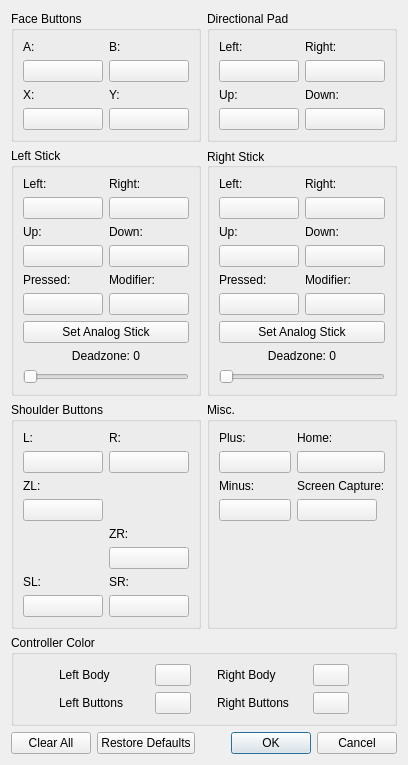
<?xml version="1.0" encoding="UTF-8"?>
<ui version="4.0">
 <class>ConfigureInputPlayer</class>
 <widget class="QDialog" name="ConfigureInputPlayer">
  <property name="geometry">
   <rect>
    <x>0</x>
    <y>0</y>
    <width>408</width>
    <height>731</height>
   </rect>
  </property>
  <property name="windowTitle">
   <string>Configure Input</string>
  </property>
  <layout class="QVBoxLayout" name="verticalLayout_5">
   <item>
    <layout class="QGridLayout" name="buttons">
     <item row="1" column="1">
      <widget class="QGroupBox" name="RStick">
       <property name="title">
        <string>Right Stick</string>
       </property>
       <property name="alignment">
        <set>Qt::AlignLeading|Qt::AlignLeft|Qt::AlignVCenter</set>
       </property>
       <property name="flat">
        <bool>false</bool>
       </property>
       <property name="checkable">
        <bool>false</bool>
       </property>
       <layout class="QGridLayout" name="gridLayout_5">
        <item row="1" column="1">
         <layout class="QVBoxLayout" name="buttonRStickDownVerticalLayout">
          <item>
           <layout class="QHBoxLayout" name="buttonRStickDownHorizontalLayout">
            <item>
             <widget class="QLabel" name="labelRStickDown">
              <property name="text">
               <string>Down:</string>
              </property>
             </widget>
            </item>
           </layout>
          </item>
          <item>
           <widget class="QPushButton" name="buttonRStickDown">
            <property name="text">
             <string/>
            </property>
           </widget>
          </item>
         </layout>
        </item>
        <item row="0" column="1">
         <layout class="QVBoxLayout" name="buttonRStickRightVerticalLayout">
          <item>
           <layout class="QHBoxLayout" name="buttonRStickRightHorizontalLayout">
            <item>
             <widget class="QLabel" name="labelRStickRight">
              <property name="text">
               <string>Right:</string>
              </property>
             </widget>
            </item>
           </layout>
          </item>
          <item>
           <widget class="QPushButton" name="buttonRStickRight">
            <property name="text">
             <string/>
            </property>
           </widget>
          </item>
         </layout>
        </item>
        <item row="3" column="0" colspan="2">
         <widget class="QPushButton" name="buttonRStickAnalog">
          <property name="text">
           <string>Set Analog Stick</string>
          </property>
         </widget>
        </item>
        <item row="0" column="0">
         <layout class="QVBoxLayout" name="buttonRStickLeftVerticalLayout">
          <item>
           <layout class="QHBoxLayout" name="buttonRStickLeftHorizontalLayout">
            <item>
             <widget class="QLabel" name="labelRStickLeft">
              <property name="text">
               <string>Left:</string>
              </property>
             </widget>
            </item>
           </layout>
          </item>
          <item>
           <widget class="QPushButton" name="buttonRStickLeft">
            <property name="text">
             <string/>
            </property>
           </widget>
          </item>
         </layout>
        </item>
        <item row="1" column="0">
         <layout class="QVBoxLayout" name="buttonRStickUpVerticalLayout">
          <item>
           <layout class="QHBoxLayout" name="buttonRStickUpHorizontalLayout">
            <item>
             <widget class="QLabel" name="labelRStickUp">
              <property name="text">
               <string>Up:</string>
              </property>
             </widget>
            </item>
           </layout>
          </item>
          <item>
           <widget class="QPushButton" name="buttonRStickUp">
            <property name="text">
             <string/>
            </property>
           </widget>
          </item>
         </layout>
        </item>
        <item row="2" column="0">
         <layout class="QVBoxLayout" name="buttonRStickPressedVerticalLayout">
          <item>
           <layout class="QHBoxLayout" name="buttonRStickPressedHorizontalLayout">
            <item>
             <widget class="QLabel" name="labelRStickPressed">
              <property name="text">
               <string>Pressed:</string>
              </property>
             </widget>
            </item>
           </layout>
          </item>
          <item>
           <widget class="QPushButton" name="buttonRStick">
            <property name="text">
             <string/>
            </property>
           </widget>
          </item>
         </layout>
        </item>
        <item row="2" column="1">
         <layout class="QVBoxLayout" name="buttonRStickModVerticalLayout">
          <item>
           <layout class="QHBoxLayout" name="buttonRStickModHorizontalLayout">
            <item>
             <widget class="QLabel" name="labelRStickMod">
              <property name="text">
               <string>Modifier:</string>
              </property>
             </widget>
            </item>
           </layout>
          </item>
          <item>
           <widget class="QPushButton" name="buttonRStickMod">
            <property name="text">
             <string/>
            </property>
           </widget>
          </item>
         </layout>
        </item>
        <item row="4" column="0" colspan="2">
         <layout class="QVBoxLayout" name="sliderRStickDeadzoneVerticalLayout">
          <item>
           <layout class="QHBoxLayout" name="sliderRStickDeadzoneHorizontalLayout">
            <item>
             <widget class="QLabel" name="labelRStickDeadzone">
              <property name="text">
               <string>Deadzone: 0</string>
              </property>
              <property name="alignment">
               <enum>Qt::AlignHCenter</enum>
              </property>
             </widget>
            </item>
           </layout>
          </item>
          <item>
           <widget class="QSlider" name="sliderRStickDeadzone">
            <property name="orientation">
             <enum>Qt::Horizontal</enum>
            </property>
           </widget>
          </item>
         </layout>
        </item>
        <item row="5" column="0">
         <spacer name="RStick_verticalSpacer">
          <property name="orientation">
           <enum>Qt::Vertical</enum>
          </property>
          <property name="sizeHint" stdset="0">
           <size>
            <width>0</width>
            <height>0</height>
           </size>
          </property>
         </spacer>
        </item>
       </layout>
      </widget>
     </item>
     <item row="0" column="1">
      <widget class="QGroupBox" name="Dpad">
       <property name="title">
        <string>Directional Pad</string>
       </property>
       <property name="flat">
        <bool>false</bool>
       </property>
       <property name="checkable">
        <bool>false</bool>
       </property>
       <layout class="QGridLayout" name="gridLayout_2">
        <item row="1" column="0">
         <layout class="QVBoxLayout" name="buttonDpadUpVerticalLayout">
          <item>
           <layout class="QHBoxLayout" name="buttonDpadUpHorizontalLayout">
            <item>
             <widget class="QLabel" name="labelDpadUp">
              <property name="text">
               <string>Up:</string>
              </property>
             </widget>
            </item>
           </layout>
          </item>
          <item>
           <widget class="QPushButton" name="buttonDpadUp">
            <property name="text">
             <string/>
            </property>
           </widget>
          </item>
         </layout>
        </item>
        <item row="1" column="1">
         <layout class="QVBoxLayout" name="buttonDpadDownVerticalLayout">
          <item>
           <layout class="QHBoxLayout" name="buttonDpadDownHorizontalLayout">
            <item>
             <widget class="QLabel" name="labelDpadDown">
              <property name="text">
               <string>Down:</string>
              </property>
             </widget>
            </item>
           </layout>
          </item>
          <item>
           <widget class="QPushButton" name="buttonDpadDown">
            <property name="text">
             <string/>
            </property>
           </widget>
          </item>
         </layout>
        </item>
        <item row="0" column="0">
         <layout class="QVBoxLayout" name="buttonDpadLeftVerticalLayout">
          <item>
           <layout class="QHBoxLayout" name="buttonDpadLeftHorizontalLayout">
            <item>
             <widget class="QLabel" name="labelDpadLeft">
              <property name="minimumSize">
               <size>
                <width>80</width>
                <height>0</height>
               </size>
              </property>
              <property name="text">
               <string>Left:</string>
              </property>
             </widget>
            </item>
           </layout>
          </item>
          <item>
           <widget class="QPushButton" name="buttonDpadLeft">
            <property name="text">
             <string/>
            </property>
           </widget>
          </item>
         </layout>
        </item>
        <item row="0" column="1">
         <layout class="QVBoxLayout" name="buttonDpadRightVerticalLayout">
          <item>
           <layout class="QHBoxLayout" name="buttonDpadRightHorizontalLayout">
            <item>
             <widget class="QLabel" name="labelDpadRight">
              <property name="minimumSize">
               <size>
                <width>80</width>
                <height>0</height>
               </size>
              </property>
              <property name="text">
               <string>Right:</string>
              </property>
             </widget>
            </item>
           </layout>
          </item>
          <item>
           <widget class="QPushButton" name="buttonDpadRight">
            <property name="text">
             <string/>
            </property>
           </widget>
          </item>
         </layout>
        </item>
       </layout>
      </widget>
     </item>
     <item row="0" column="0">
      <widget class="QGroupBox" name="faceButtons">
       <property name="title">
        <string>Face Buttons</string>
       </property>
       <property name="flat">
        <bool>false</bool>
       </property>
       <property name="checkable">
        <bool>false</bool>
       </property>
       <layout class="QGridLayout" name="gridLayout">
        <item row="0" column="0">
         <layout class="QVBoxLayout" name="buttonFaceButtonsAVerticalLayout">
          <item>
           <layout class="QHBoxLayout" name="buttonFaceButtonsAHorizontalLayout">
            <item>
             <widget class="QLabel" name="labelA">
              <property name="minimumSize">
               <size>
                <width>80</width>
                <height>0</height>
               </size>
              </property>
              <property name="text">
               <string>A:</string>
              </property>
             </widget>
            </item>
           </layout>
          </item>
          <item>
           <widget class="QPushButton" name="buttonA">
            <property name="text">
             <string/>
            </property>
           </widget>
          </item>
         </layout>
        </item>
        <item row="0" column="1">
         <layout class="QVBoxLayout" name="buttonFaceButtonsBVerticalLayout">
          <item>
           <layout class="QHBoxLayout" name="buttonFaceButtonsBHorizontalLayout">
            <item>
             <widget class="QLabel" name="labelB">
              <property name="minimumSize">
               <size>
                <width>80</width>
                <height>0</height>
               </size>
              </property>
              <property name="text">
               <string>B:</string>
              </property>
             </widget>
            </item>
           </layout>
          </item>
          <item>
           <widget class="QPushButton" name="buttonB">
            <property name="text">
             <string/>
            </property>
           </widget>
          </item>
         </layout>
        </item>
        <item row="1" column="0">
         <layout class="QVBoxLayout" name="buttonFaceButtonsXVerticalLayout">
          <item>
           <layout class="QHBoxLayout" name="buttonFaceButtonsXHorizontalLayout">
            <item>
             <widget class="QLabel" name="labelX">
              <property name="text">
               <string>X:</string>
              </property>
             </widget>
            </item>
           </layout>
          </item>
          <item>
           <widget class="QPushButton" name="buttonX">
            <property name="text">
             <string/>
            </property>
           </widget>
          </item>
         </layout>
        </item>
        <item row="1" column="1">
         <layout class="QVBoxLayout" name="buttonFaceButtonsYVerticalLayout">
          <item>
           <layout class="QHBoxLayout" name="buttonFaceButtonsYHorizontalLayout">
            <item>
             <widget class="QLabel" name="labelY">
              <property name="text">
               <string>Y:</string>
              </property>
             </widget>
            </item>
           </layout>
          </item>
          <item>
           <widget class="QPushButton" name="buttonY">
            <property name="text">
             <string/>
            </property>
           </widget>
          </item>
         </layout>
        </item>
       </layout>
      </widget>
     </item>
     <item row="5" column="0" colspan="2">
      <widget class="QGroupBox" name="controller_color">
       <property name="title">
        <string>Controller Color</string>
       </property>
       <layout class="QGridLayout" name="gridLayout_10" columnstretch="0,0,0,0,0,0,0">
        <item row="0" column="0">
         <spacer name="horizontalSpacer_2">
          <property name="orientation">
           <enum>Qt::Horizontal</enum>
          </property>
          <property name="sizeHint" stdset="0">
           <size>
            <width>40</width>
            <height>20</height>
           </size>
          </property>
         </spacer>
        </item>
        <item row="0" column="1">
         <widget class="QLabel" name="left_body_label">
          <property name="text">
           <string>Left Body</string>
          </property>
         </widget>
        </item>
        <item row="0" column="6">
         <spacer name="horizontalSpacer_3">
          <property name="orientation">
           <enum>Qt::Horizontal</enum>
          </property>
          <property name="sizeHint" stdset="0">
           <size>
            <width>40</width>
            <height>20</height>
           </size>
          </property>
         </spacer>
        </item>
        <item row="1" column="1">
         <widget class="QLabel" name="left_buttons_label">
          <property name="minimumSize">
           <size>
            <width>90</width>
            <height>0</height>
           </size>
          </property>
          <property name="text">
           <string>Left Buttons</string>
          </property>
         </widget>
        </item>
        <item row="1" column="5">
         <widget class="QPushButton" name="right_buttons_button">
          <property name="sizePolicy">
           <sizepolicy hsizetype="Fixed" vsizetype="Fixed">
            <horstretch>0</horstretch>
            <verstretch>0</verstretch>
           </sizepolicy>
          </property>
          <property name="minimumSize">
           <size>
            <width>32</width>
            <height>0</height>
           </size>
          </property>
          <property name="maximumSize">
           <size>
            <width>40</width>
            <height>16777215</height>
           </size>
          </property>
          <property name="text">
           <string/>
          </property>
         </widget>
        </item>
        <item row="0" column="4">
         <widget class="QLabel" name="right_body_label">
          <property name="text">
           <string>Right Body</string>
          </property>
         </widget>
        </item>
        <item row="1" column="4">
         <widget class="QLabel" name="right_buttons_label">
          <property name="minimumSize">
           <size>
            <width>90</width>
            <height>0</height>
           </size>
          </property>
          <property name="text">
           <string>Right Buttons</string>
          </property>
         </widget>
        </item>
        <item row="1" column="2">
         <widget class="QPushButton" name="left_buttons_button">
          <property name="sizePolicy">
           <sizepolicy hsizetype="Fixed" vsizetype="Fixed">
            <horstretch>0</horstretch>
            <verstretch>0</verstretch>
           </sizepolicy>
          </property>
          <property name="minimumSize">
           <size>
            <width>32</width>
            <height>0</height>
           </size>
          </property>
          <property name="maximumSize">
           <size>
            <width>40</width>
            <height>16777215</height>
           </size>
          </property>
          <property name="text">
           <string/>
          </property>
         </widget>
        </item>
        <item row="0" column="2">
         <widget class="QPushButton" name="left_body_button">
          <property name="sizePolicy">
           <sizepolicy hsizetype="Fixed" vsizetype="Fixed">
            <horstretch>0</horstretch>
            <verstretch>0</verstretch>
           </sizepolicy>
          </property>
          <property name="minimumSize">
           <size>
            <width>32</width>
            <height>0</height>
           </size>
          </property>
          <property name="maximumSize">
           <size>
            <width>40</width>
            <height>16777215</height>
           </size>
          </property>
          <property name="text">
           <string/>
          </property>
         </widget>
        </item>
        <item row="0" column="5">
         <widget class="QPushButton" name="right_body_button">
          <property name="sizePolicy">
           <sizepolicy hsizetype="Fixed" vsizetype="Fixed">
            <horstretch>0</horstretch>
            <verstretch>0</verstretch>
           </sizepolicy>
          </property>
          <property name="minimumSize">
           <size>
            <width>32</width>
            <height>0</height>
           </size>
          </property>
          <property name="maximumSize">
           <size>
            <width>40</width>
            <height>16777215</height>
           </size>
          </property>
          <property name="text">
           <string/>
          </property>
         </widget>
        </item>
        <item row="0" column="3">
         <spacer name="horizontalSpacer_4">
          <property name="orientation">
           <enum>Qt::Horizontal</enum>
          </property>
          <property name="sizeType">
           <enum>QSizePolicy::Fixed</enum>
          </property>
          <property name="sizeHint" stdset="0">
           <size>
            <width>20</width>
            <height>20</height>
           </size>
          </property>
         </spacer>
        </item>
       </layout>
      </widget>
     </item>
     <item row="1" column="0">
      <widget class="QGroupBox" name="LStick">
       <property name="title">
        <string>Left Stick</string>
       </property>
       <property name="flat">
        <bool>false</bool>
       </property>
       <property name="checkable">
        <bool>false</bool>
       </property>
       <layout class="QGridLayout" name="gridLayout_4">
        <item row="1" column="1">
         <layout class="QVBoxLayout" name="buttonLStickUpVerticalLayout">
          <item>
           <layout class="QHBoxLayout" name="buttonLStickUpHorizontalLayout">
            <item>
             <widget class="QLabel" name="labelLStickUp">
              <property name="text">
               <string>Up:</string>
              </property>
             </widget>
            </item>
           </layout>
          </item>
          <item>
           <widget class="QPushButton" name="buttonLStickUp">
            <property name="text">
             <string/>
            </property>
           </widget>
          </item>
         </layout>
        </item>
        <item row="0" column="2">
         <layout class="QVBoxLayout" name="buttonLStickRightVerticalLayout">
          <item>
           <layout class="QHBoxLayout" name="buttonLStickRightHorizontalLayout">
            <item>
             <widget class="QLabel" name="labelLStickRight">
              <property name="text">
               <string>Right:</string>
              </property>
             </widget>
            </item>
           </layout>
          </item>
          <item>
           <widget class="QPushButton" name="buttonLStickRight">
            <property name="text">
             <string/>
            </property>
           </widget>
          </item>
         </layout>
        </item>
        <item row="4" column="1" colspan="2">
         <widget class="QPushButton" name="buttonLStickAnalog">
          <property name="text">
           <string>Set Analog Stick</string>
          </property>
         </widget>
        </item>
        <item row="0" column="1">
         <layout class="QVBoxLayout" name="buttonLStickLeftVerticalLayout">
          <item>
           <layout class="QHBoxLayout" name="buttonLStickLeftHorizontalLayout_2">
            <item>
             <widget class="QLabel" name="labelLStickLeft">
              <property name="text">
               <string>Left:</string>
              </property>
             </widget>
            </item>
           </layout>
          </item>
          <item>
           <widget class="QPushButton" name="buttonLStickLeft">
            <property name="text">
             <string/>
            </property>
           </widget>
          </item>
         </layout>
        </item>
        <item row="1" column="2">
         <layout class="QVBoxLayout" name="buttonLStickDownVerticalLayout">
          <item>
           <layout class="QHBoxLayout" name="buttonLStickDownHorizontalLayout">
            <item>
             <widget class="QLabel" name="labelLStickDown">
              <property name="text">
               <string>Down:</string>
              </property>
             </widget>
            </item>
           </layout>
          </item>
          <item>
           <widget class="QPushButton" name="buttonLStickDown">
            <property name="text">
             <string/>
            </property>
           </widget>
          </item>
         </layout>
        </item>
        <item row="3" column="2">
         <layout class="QVBoxLayout" name="buttonLStickModVerticalLayout">
          <item>
           <layout class="QHBoxLayout" name="buttonLStickModHorizontalLayout">
            <item>
             <widget class="QLabel" name="labelLStickMod">
              <property name="text">
               <string>Modifier:</string>
              </property>
             </widget>
            </item>
           </layout>
          </item>
          <item>
           <widget class="QPushButton" name="buttonLStickMod">
            <property name="text">
             <string/>
            </property>
           </widget>
          </item>
         </layout>
        </item>
        <item row="3" column="1">
         <layout class="QVBoxLayout" name="buttonLStickPressedVerticalLayout" stretch="0,0">
          <item>
           <layout class="QHBoxLayout" name="buttonLStickPressedHorizontalLayout">
            <item>
             <widget class="QLabel" name="labelLStickPressed">
              <property name="text">
               <string>Pressed:</string>
              </property>
             </widget>
            </item>
           </layout>
          </item>
          <item>
           <widget class="QPushButton" name="buttonLStick">
            <property name="text">
             <string/>
            </property>
           </widget>
          </item>
         </layout>
        </item>
        <item row="5" column="1" colspan="2">
         <layout class="QVBoxLayout" name="sliderLStickDeadzoneVerticalLayout">
          <property name="sizeConstraint">
           <enum>QLayout::SetDefaultConstraint</enum>
          </property>
          <item>
           <layout class="QHBoxLayout" name="sliderLStickDeadzoneHorizontalLayout">
            <item>
             <widget class="QLabel" name="labelLStickDeadzone">
              <property name="text">
               <string>Deadzone: 0</string>
              </property>
              <property name="alignment">
               <enum>Qt::AlignHCenter</enum>
              </property>
             </widget>
            </item>
           </layout>
          </item>
          <item>
           <widget class="QSlider" name="sliderLStickDeadzone">
            <property name="orientation">
             <enum>Qt::Horizontal</enum>
            </property>
           </widget>
          </item>
         </layout>
        </item>
        <item row="6" column="1">
         <spacer name="LStick_verticalSpacer">
          <property name="orientation">
           <enum>Qt::Vertical</enum>
          </property>
          <property name="sizeHint" stdset="0">
           <size>
            <width>0</width>
            <height>0</height>
           </size>
          </property>
         </spacer>
        </item>
       </layout>
      </widget>
     </item>
     <item row="3" column="0">
      <widget class="QGroupBox" name="shoulderButtons">
       <property name="title">
        <string>Shoulder Buttons</string>
       </property>
       <property name="flat">
        <bool>false</bool>
       </property>
       <property name="checkable">
        <bool>false</bool>
       </property>
       <layout class="QGridLayout" name="gridLayout_3">
        <item row="3" column="0">
         <layout class="QVBoxLayout" name="buttonShoulderButtonsSLVerticalLayout">
          <item>
           <layout class="QHBoxLayout" name="buttonShoulderButtonsSLHorizontalLayout">
            <item>
             <widget class="QLabel" name="labelSL">
              <property name="text">
               <string>SL:</string>
              </property>
             </widget>
            </item>
           </layout>
          </item>
          <item>
           <widget class="QPushButton" name="buttonSL">
            <property name="text">
             <string/>
            </property>
           </widget>
          </item>
         </layout>
        </item>
        <item row="2" column="1">
         <layout class="QVBoxLayout" name="buttonShoulderButtonsZRVerticalLayout">
          <item>
           <layout class="QHBoxLayout" name="buttonShoulderButtonsZRHorizontalLayout">
            <item>
             <widget class="QLabel" name="labelZR">
              <property name="text">
               <string>ZR:</string>
              </property>
             </widget>
            </item>
           </layout>
          </item>
          <item>
           <widget class="QPushButton" name="buttonZR">
            <property name="text">
             <string/>
            </property>
           </widget>
          </item>
         </layout>
        </item>
        <item row="3" column="1">
         <layout class="QVBoxLayout" name="buttonShoulderButtonsSRVerticalLayout">
          <item>
           <layout class="QHBoxLayout" name="buttonShoulderButtonsSRHorizontalLayout">
            <item>
             <widget class="QLabel" name="labelSR">
              <property name="text">
               <string>SR:</string>
              </property>
             </widget>
            </item>
           </layout>
          </item>
          <item>
           <widget class="QPushButton" name="buttonSR">
            <property name="text">
             <string/>
            </property>
           </widget>
          </item>
         </layout>
        </item>
        <item row="1" column="0">
         <layout class="QVBoxLayout" name="buttonShoulderButtonsZLVerticalLayout">
          <item>
           <layout class="QHBoxLayout" name="buttonShoulderButtonsZLHorizontalLayout">
            <item>
             <widget class="QLabel" name="labelZL">
              <property name="text">
               <string>ZL:</string>
              </property>
             </widget>
            </item>
           </layout>
          </item>
          <item>
           <widget class="QPushButton" name="buttonZL">
            <property name="text">
             <string/>
            </property>
           </widget>
          </item>
         </layout>
        </item>
        <item row="0" column="0">
         <layout class="QVBoxLayout" name="buttonShoulderButtonsLVerticalLayout">
          <item>
           <layout class="QHBoxLayout" name="buttonShoulderButtonsLHorizontalLayout">
            <item>
             <widget class="QLabel" name="labelL">
              <property name="text">
               <string>L:</string>
              </property>
             </widget>
            </item>
           </layout>
          </item>
          <item>
           <widget class="QPushButton" name="buttonL">
            <property name="text">
             <string/>
            </property>
           </widget>
          </item>
         </layout>
        </item>
        <item row="0" column="1">
         <layout class="QVBoxLayout" name="buttonShoulderButtonsRVerticalLayout">
          <item>
           <layout class="QHBoxLayout" name="buttonShoulderButtonsRHorizontalLayout">
            <item>
             <widget class="QLabel" name="labelR">
              <property name="text">
               <string>R:</string>
              </property>
             </widget>
            </item>
           </layout>
          </item>
          <item>
           <widget class="QPushButton" name="buttonR">
            <property name="text">
             <string/>
            </property>
           </widget>
          </item>
         </layout>
        </item>
       </layout>
      </widget>
     </item>
     <item row="3" column="1">
      <widget class="QGroupBox" name="misc">
       <property name="title">
        <string>Misc.</string>
       </property>
       <property name="flat">
        <bool>false</bool>
       </property>
       <property name="checkable">
        <bool>false</bool>
       </property>
       <layout class="QGridLayout" name="gridLayout_6">
        <item row="1" column="0">
         <layout class="QVBoxLayout" name="buttonMiscMinusVerticalLayout">
          <item>
           <layout class="QHBoxLayout" name="buttonMiscMinusHorizontalLayout">
            <item>
             <widget class="QLabel" name="labelMinus">
              <property name="text">
               <string>Minus:</string>
              </property>
             </widget>
            </item>
           </layout>
          </item>
          <item>
           <widget class="QPushButton" name="buttonMinus">
            <property name="text">
             <string/>
            </property>
           </widget>
          </item>
         </layout>
        </item>
        <item row="3" column="1">
         <spacer name="verticalSpacer_2">
          <property name="orientation">
           <enum>Qt::Vertical</enum>
          </property>
          <property name="sizeHint" stdset="0">
           <size>
            <width>20</width>
            <height>40</height>
           </size>
          </property>
         </spacer>
        </item>
        <item row="0" column="0">
         <layout class="QVBoxLayout" name="buttonMiscPlusVerticalLayout">
          <item>
           <layout class="QHBoxLayout" name="buttonMiscPlusHorizontalLayout">
            <item>
             <widget class="QLabel" name="labelPlus">
              <property name="text">
               <string>Plus:</string>
              </property>
             </widget>
            </item>
           </layout>
          </item>
          <item>
           <widget class="QPushButton" name="buttonPlus">
            <property name="text">
             <string/>
            </property>
           </widget>
          </item>
         </layout>
        </item>
        <item row="0" column="1">
         <layout class="QVBoxLayout" name="buttonMiscHomeVerticalLayout">
          <item>
           <layout class="QHBoxLayout" name="buttonMiscHomeHorizontalLayout">
            <item>
             <widget class="QLabel" name="labelHome">
              <property name="text">
               <string>Home:</string>
              </property>
             </widget>
            </item>
           </layout>
          </item>
          <item>
           <widget class="QPushButton" name="buttonHome">
            <property name="text">
             <string/>
            </property>
           </widget>
          </item>
         </layout>
        </item>
        <item row="1" column="1">
         <layout class="QVBoxLayout" name="buttonMiscScrCapVerticalLayout">
          <item>
           <layout class="QHBoxLayout" name="buttonMiscScrCapHorizontalLayout">
            <item>
             <widget class="QLabel" name="labelScreenshot">
              <property name="text">
               <string>Screen Capture:</string>
              </property>
              <property name="wordWrap">
               <bool>false</bool>
              </property>
             </widget>
            </item>
           </layout>
          </item>
          <item>
           <widget class="QPushButton" name="buttonScreenshot">
            <property name="sizePolicy">
             <sizepolicy hsizetype="Fixed" vsizetype="Fixed">
              <horstretch>0</horstretch>
              <verstretch>0</verstretch>
             </sizepolicy>
            </property>
            <property name="maximumSize">
             <size>
              <width>80</width>
              <height>16777215</height>
             </size>
            </property>
            <property name="text">
             <string/>
            </property>
           </widget>
          </item>
         </layout>
        </item>
       </layout>
      </widget>
     </item>
    </layout>
   </item>
   <item>
    <spacer name="verticalSpacer">
     <property name="orientation">
      <enum>Qt::Vertical</enum>
     </property>
     <property name="sizeHint" stdset="0">
      <size>
       <width>20</width>
       <height>40</height>
      </size>
     </property>
    </spacer>
   </item>
   <item>
    <layout class="QHBoxLayout" name="horizontalLayout"/>
   </item>
   <item>
    <layout class="QHBoxLayout" name="horizontalLayout_2">
     <item>
      <widget class="QPushButton" name="buttonClearAll">
       <property name="sizePolicy">
        <sizepolicy hsizetype="Minimum" vsizetype="Fixed">
         <horstretch>0</horstretch>
         <verstretch>0</verstretch>
        </sizepolicy>
       </property>
       <property name="sizeIncrement">
        <size>
         <width>0</width>
         <height>0</height>
        </size>
       </property>
       <property name="baseSize">
        <size>
         <width>0</width>
         <height>0</height>
        </size>
       </property>
       <property name="layoutDirection">
        <enum>Qt::LeftToRight</enum>
       </property>
       <property name="text">
        <string>Clear All</string>
       </property>
      </widget>
     </item>
     <item>
      <widget class="QPushButton" name="buttonRestoreDefaults">
       <property name="sizePolicy">
        <sizepolicy hsizetype="Minimum" vsizetype="Fixed">
         <horstretch>0</horstretch>
         <verstretch>0</verstretch>
        </sizepolicy>
       </property>
       <property name="sizeIncrement">
        <size>
         <width>0</width>
         <height>0</height>
        </size>
       </property>
       <property name="baseSize">
        <size>
         <width>0</width>
         <height>0</height>
        </size>
       </property>
       <property name="layoutDirection">
        <enum>Qt::LeftToRight</enum>
       </property>
       <property name="text">
        <string>Restore Defaults</string>
       </property>
      </widget>
     </item>
     <item>
      <spacer name="horizontalSpacer">
       <property name="orientation">
        <enum>Qt::Horizontal</enum>
       </property>
       <property name="sizeHint" stdset="0">
        <size>
         <width>40</width>
         <height>20</height>
        </size>
       </property>
      </spacer>
     </item>
     <item>
      <widget class="QDialogButtonBox" name="buttonBox">
       <property name="standardButtons">
        <set>QDialogButtonBox::Cancel|QDialogButtonBox::Ok</set>
       </property>
      </widget>
     </item>
    </layout>
   </item>
  </layout>
 </widget>
 <resources/>
 <connections>
  <connection>
   <sender>buttonBox</sender>
   <signal>accepted()</signal>
   <receiver>ConfigureInputPlayer</receiver>
   <slot>accept()</slot>
   <hints>
    <hint type="sourcelabel">
     <x>371</x>
     <y>730</y>
    </hint>
    <hint type="destinationlabel">
     <x>229</x>
     <y>375</y>
    </hint>
   </hints>
  </connection>
  <connection>
   <sender>buttonBox</sender>
   <signal>rejected()</signal>
   <receiver>ConfigureInputPlayer</receiver>
   <slot>reject()</slot>
   <hints>
    <hint type="sourcelabel">
     <x>371</x>
     <y>730</y>
    </hint>
    <hint type="destinationlabel">
     <x>229</x>
     <y>375</y>
    </hint>
   </hints>
  </connection>
 </connections>
</ui>
